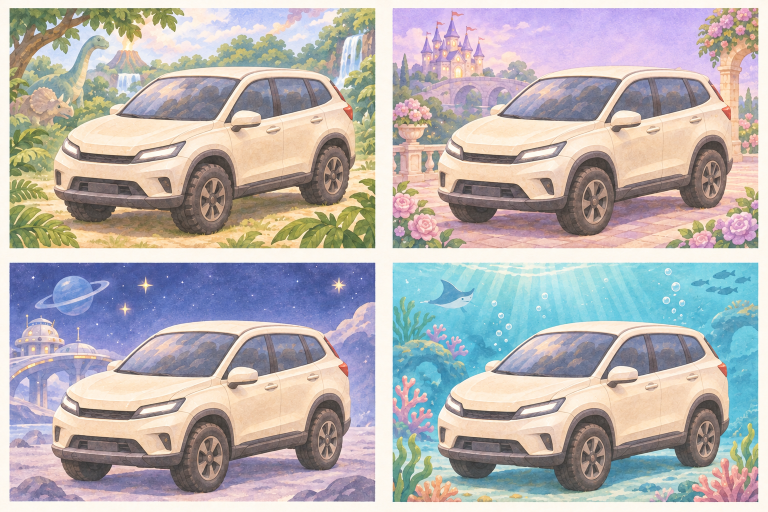
#> input picture docs/artwork/vehicles/before.png, 1536 x 1024 px (shown at 1/2 size)
$ python render-vehicle-gifs.py
#> lines starting #> are read from the running program, lines starting #| are printed output that depends on the picture
"""Render four one-shot, offline vehicle transformations from matching artwork."""
from pathlib import Path
from PIL import Image, ImageDraw, ImageFilter
import math
root=Path(__file__).resolve().parents[1]
before=Image.open(root/'docs/artwork/vehicles/before.png').convert('RGB')
#> before is the input picture: PIL image 1536x1024 RGB; mean R, G, B 182.5, 177.7, 177.3
after=Image.open(root/'docs/artwork/vehicles/after.png').convert('RGB')
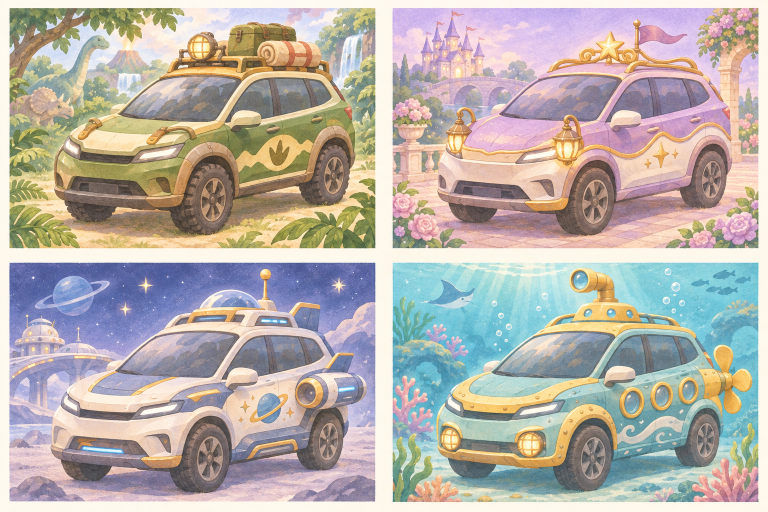
#> input picture docs/artwork/vehicles/after.png, 1536 x 1024 px (shown at 1/2 size)
#> after is the input picture: PIL image 1536x1024 RGB; mean R, G, B 183.2, 176.1, 169.9
out=root/'app/src/main/assets/vehicles';out.mkdir(exist_ok=True)
boxes=[(19,16,751,498),(785,16,1517,498),(19,526,751,1004),(785,526,1517,1004)]
for theme,box in zip(['dino','magic','space','ocean'],boxes):
 a=before.crop(box).resize((732,480),Image.Resampling.LANCZOS)
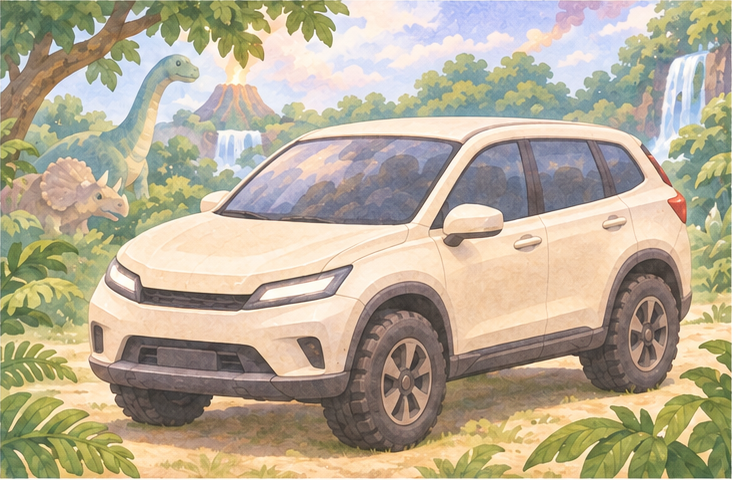
#> a: PIL image 732x480 RGB; mean R, G, B 182.5, 171.9, 148.9
 b=after.crop(box).resize((732,480),Image.Resampling.LANCZOS)
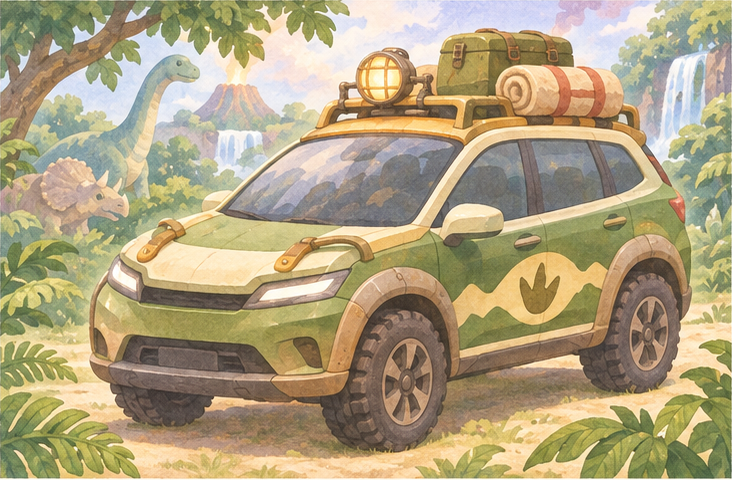
#> b: PIL image 732x480 RGB; mean R, G, B 175.4, 162.1, 127.8
 b.save(out/f'{theme}_ready.webp',quality=94)
 frames=[]
 for i in range(60):
  t=i/59
  progress=max(0,min(1,(t-.1)/.64))
  # A feathered sweep introduces roof equipment first, then body costume.
  edge=-100+progress*730
  mask=Image.new('L',a.size,0);d=ImageDraw.Draw(mask)
  if edge>0:d.rectangle((0,0,732,int(edge)),fill=255)
  mask=mask.filter(ImageFilter.GaussianBlur(26))
  frame=Image.composite(b,a,mask).convert('RGBA') if progress<1 else b.convert('RGBA')
  if .1<t<.79:
   fx=Image.new('RGBA',a.size);d=ImageDraw.Draw(fx)
   strength=math.sin(math.pi*progress)
   for k in range(12):
    x=80+(k*137)%570;y=edge+25*math.sin(k*1.7+t*12)
    radius=3+4*(.5+.5*math.sin(k+t*16));alpha=int(135*strength)
    d.polygon([(x,y-radius*2),(x+radius*.45,y-radius*.45),(x+radius*2,y),(x+radius*.45,y+radius*.45),(x,y+radius*2),(x-radius*.45,y+radius*.45),(x-radius*2,y),(x-radius*.45,y-radius*.45)],fill=(255,242,190,alpha))
   frame=Image.alpha_composite(frame,fx)
  frames.append(frame.convert('RGB'))
#> fx: PIL image 732x480 RGBA; every value is 0
#> mask: PIL image 732x480 L; every value is 255
#> after the loop, frames = 60 items
 # Global palette prevents distracting palette shimmer between GIF frames.
 palette=b.quantize(colors=256,method=Image.Quantize.MEDIANCUT)
 encoded=[f.quantize(palette=palette,dither=Image.Dither.NONE) for f in frames]
#> encoded = 60 items
 encoded[0].save(out/f'{theme}_transform.gif',save_all=True,append_images=encoded[1:],duration=[70]*60,disposal=1,optimize=False)
 with Image.open(out/f'{theme}_transform.gif') as gif:
  duration=sum((gif.seek(j) or gif.info.get('duration',0)) for j in range(gif.n_frames))
#> duration = 4200
  assert duration==4200 and 'loop' not in gif.info
  print(theme,gif.n_frames,duration,(out/f'{theme}_transform.gif').stat().st_size)
#| dino 30 4200 1886015
